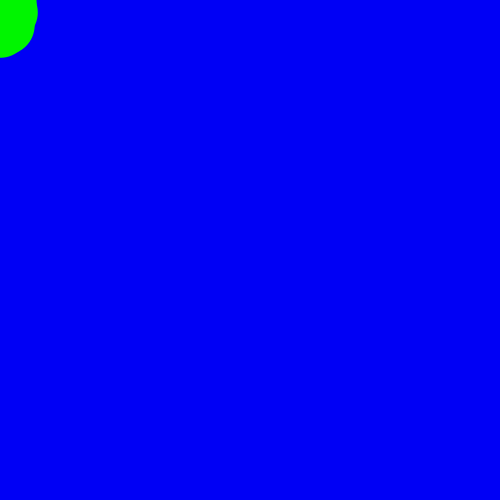
Frame 1 (no input)
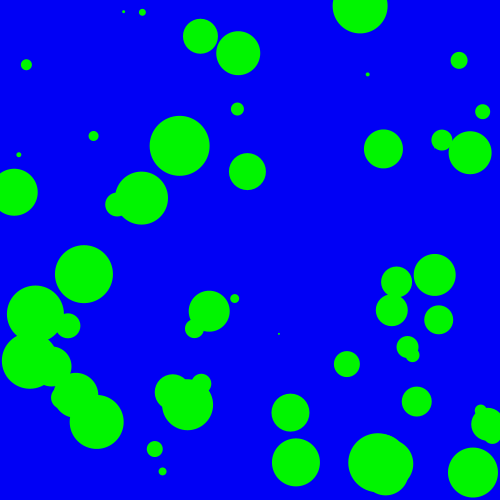
Frame 60 (the mouse pressed at the canvas centre just before this capture)
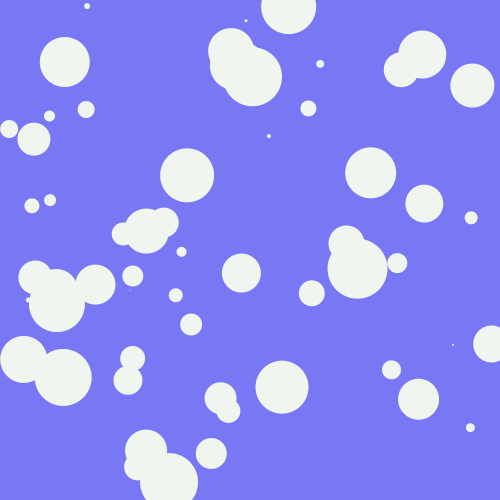
Frame 120 (the mouse held since frame 60 and released just before this capture)

The Processing sketch that drew these frames (run headless with seeded random() and noise(); from frame 60 on, the mouse is pressed at the canvas centre):

// Processing sketch: processing_67031
// ── processing_67031.pde

int numCircle = 60;

float[] circleX = new float [numCircle];
float[] circleY = new float [numCircle];

float[] speedX = new float [numCircle];
float[] speedY = new float [numCircle];

void setup() {
  size(500, 500);
  smooth();
  noStroke();
  colorMode(RGB, 265);
  frameRate(60);



  for (int i = 0; i < numCircle; i++) {
    circleX[i] = random(10);
    circleY[i] = random(30);
    speedX[i] = random(10);
    speedY[i] = random(10);
  }
}

void draw() {

  background(mouseX/2, mouseY/2, 255);

  for (int i = 0; i < numCircle; i ++) {
    fill(mouseX, 255, mouseY);
    ellipse(circleX[i], circleY[i], i + 1, i + 1);
    circleX[i] += speedX[i];
    circleY[i] += speedY[i];






    if (circleY[i] >= height || circleY[i] <= 0) {

      speedY[i] *= -1;
      
      
    }

    if (circleX[i] >= width || circleX[i] <= 0) {

      speedX[i] *= -1;
     
    }
  }
}
